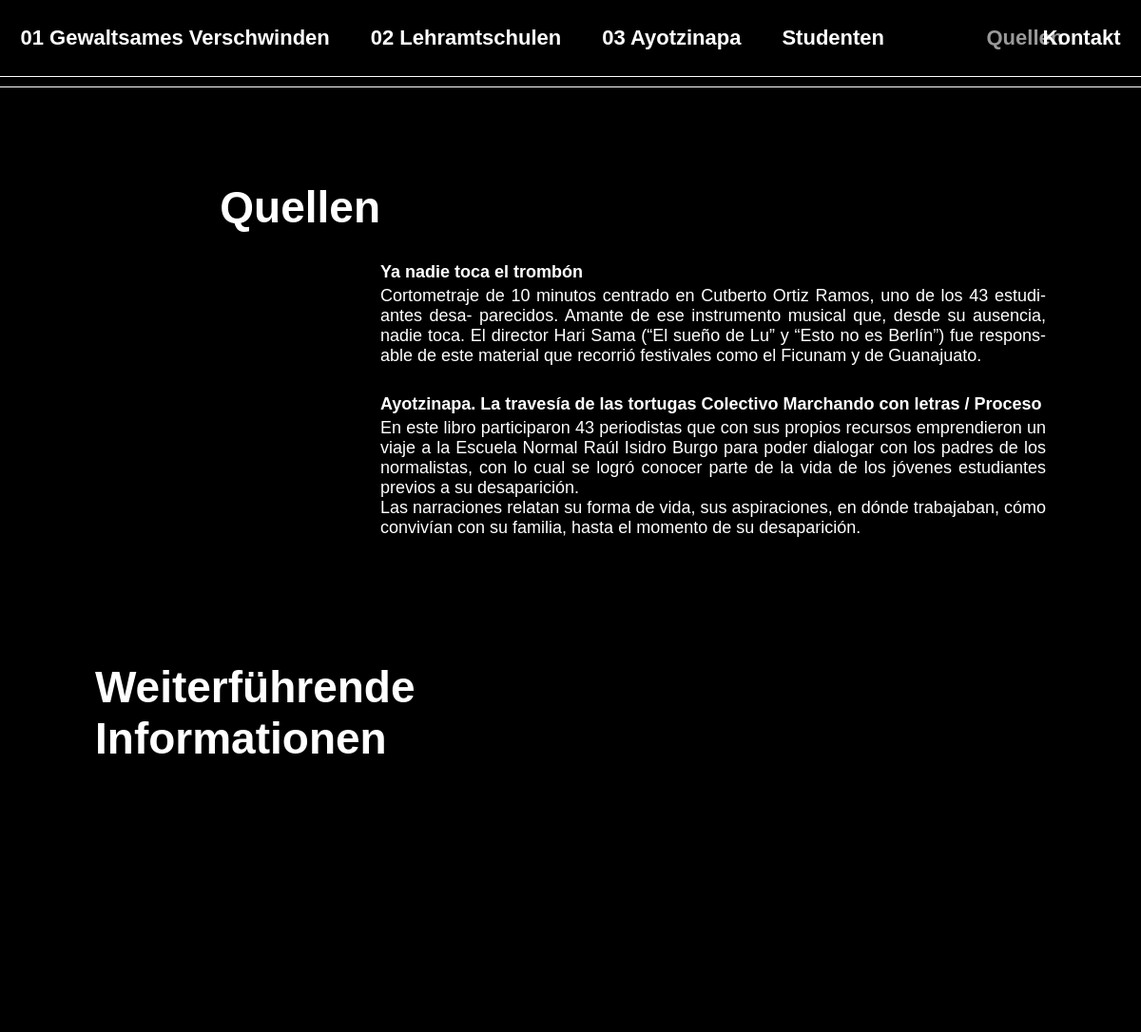
The app's page /source/ (upper part), older data.
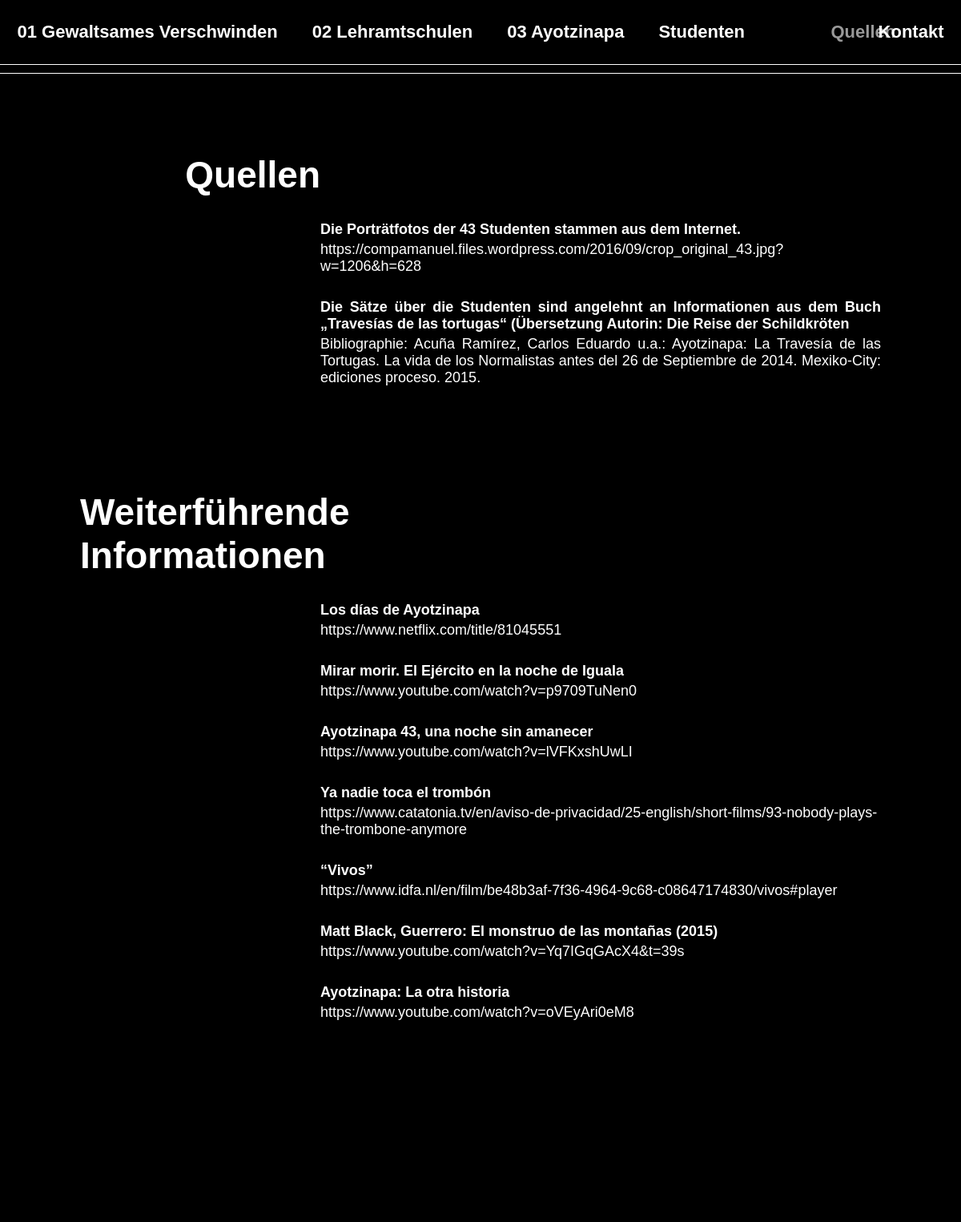
The same page, newer data.
### main/models.py (models this page shows, shortened)
class Page(models.Model):
    PAGES = [
    ('home', 'Gewaltsames Verschwinden'),
    ('school', 'Lehramtschulen'),
    ('ayotzinapa', 'Ayotzinapa'),
    ('students', 'Studenten'),
    ('source', 'Quellen'),
    ('contact', 'Kontakt'),
    ('impressum', 'Impressum'),
    ('legal', 'Data protection'),
]
    title = models.CharField(max_length=20, choices=PAGES, default='home')
    text = models.TextField(blank=True)
    image = models.ImageField(blank=True, null=True, upload_to= 'uploads/')
    image_alt = models.CharField(max_length=50, blank=True)
    source = models.TextField(blank=True)
    class Meta:
        verbose_name = 'Seite'
        verbose_name_plural = 'Seiten'

class Source(models.Model):
    title = models.CharField(max_length=150)
    text = models.TextField()
    class Meta:
        verbose_name = 'Quelle'
        verbose_name_plural = 'Quellen'

class moreInformation(models.Model):
    title = models.CharField(max_length=100)
    link = models.URLField()
    class Meta:
        verbose_name = 'Mehr Informationen'
        verbose_name_plural = 'Mehr Informationen'

### main/views.py (the view)
# urls.py: path('source/', source, name='source'),
def source (request):
    page = Page.objects.get(title='source')
    sources = Source.objects.all()
    moreInfos = moreInformation.objects.all()
    return render (request, 'source.html', {'page': page, 'sources': sources, 'moreInfos': moreInfos})

### main/templatetags/markdown_extras.py (called while the page is built)
@register.filter()
@stringfilter
def convert_markdown(value):
    return markdown.markdown(value)

### main/templates/source.html (shortened to what this page needs)
{% extends 'page.html' %}
{% load markdown_extras %}
{% block load %}quellen{% endblock %}
{% block stylesheets %}
<link rel="stylesheet" href="../static/style/source.css">
{% endblock %}
{% block content %}
<div class="grid-template max-width fontsize-timetable mb-100">
    <h1 class="page-title">{{ page.get_title_display }}</h1>
    <div class="sources page-text">
        {% for source in sources %}
        <div class="source">
            <strong>{{ source.title }}</strong>
            <div>{{ source.text | convert_markdown | safe }}</div>
        </div>
        {% endfor %}
    </div>
</div>
<div class="grid-template max-width">
    <h1 class="page-title">Weiterführende Informationen</h1>
    <div class="page-text fontsize-timetable gap-source">
        {% for source in moreInfos %}
        <div class="source">
            <strong>{{ source.title }}</strong>
            <a href="{{ source.link }}">{{ source.link }}</a>
        </div>
        {% endfor %}
    </div>
</div>
{% endblock %}

### main/templates/page.html (shortened to what this page needs)
{% load markdown_extras %}
<!DOCTYPE html>
<html lang="en">
<head>
    <link rel="stylesheet" href="../static/style/generalStyle.css">
    <link rel="stylesheet" href="../static/style/header.css">
    {% block stylesheets %}
    {% endblock %}
</head>
<body onload="init('{% block load %}{% endblock %}')">
    <header>
        <nav>
            <ul>
                <li><a id="verschwinden" href="{% url 'home' %}">01 Gewaltsames Verschwinden</a></li>
                <li><a id="" href="{% url 'school' %}">02 Lehramtschulen</a></li>
                <li><a id="ayotzinapa" href="{% url 'ayotzinapa' %}">03 Ayotzinapa</a></li>
                <li><a id="students" href="{% url 'students' %}">Studenten</a></li>
                <li><a class="ml-6" id="quellen" href="{% url 'source' %}">Quellen</a></li>
                <li><a id="contact" href="{% url 'contact' %}">Kontakt</a></li>
            </ul>
        </nav>
    </header>
    <div class="doppel-line"></div>
    <main>
        {% block content %}
        {% endblock %}
    </main>
</body>
</html>

### main/static/style/generalStyle.css (style rules this page uses)
:root { --background-color-header: rgb(0, 0, 0); --background-color-body: black; --header-height: 80px; --text-color: white; --max-content-width: 1000px; --font-size: 22px; --font-size-time-table: 18px; --opacity: 0.6; }
body { margin: 0; font-family: Helvetica, Arial, sans-serif; min-height: calc(100vh - var(--header-height)); background-color: var(--background-color-body); color: var(--text-color); display: flex; flex-direction: column; align-items: center; font-size: var(--font-size); }
a { color: white; }
p { margin-block-start: 21px; margin-block-end: 0; }
main { width: 100%; display: flex; justify-content: center; flex-direction: column; padding: 160px 100px; box-sizing: border-box; }
h1 { font-size: 46px !important; }
.max-width { max-width: var(--max-content-width); }
.grid-template { display: grid; grid-template-columns: 300px auto; }
.page-title { grid-row-start: 1; grid-column-start: 1; text-align-last: right; }
.page-text { grid-row-start: 2; grid-column-start: 2; hyphens: auto; text-align: justify; }
.mb-100 { margin-bottom: 100px; }
.opacity { opacity: var(--opacity); }
ul { margin-block-start: 0; margin-block-end: 5px; padding-inline-start: 20px; }
.fontsize-timetable { font-size: var(--font-size-time-table); }

### main/static/style/header.css (style rules this page uses)
header { position: fixed; top: 0; left: 0; right: 0; background-color: var(--background-color-header); height: var(--header-height); display: flex; align-items: center; z-index: 10; }
header nav { width: 100%; }
header ul { display: flex; list-style: none; width: 100%; justify-content: space-around; margin-block-start: 0; margin-block-end: 0; padding-inline-start: 0; }
header nav a { cursor: pointer; color: white; font-weight: bold; text-decoration: none; }
.doppel-line { width: 100vw; border-bottom: 1px solid white; border-top: 1px solid white; height: 10px; background-color: var(--background-color-header); margin-top: var(--header-height); margin-bottom: 60px; position: fixed; z-index: 10; }
.ml-6 { margin-left: 80%; }

### main/static/style/source.css (style rules this page uses)
.source { display: flex; flex-direction: column; gap: 4px; }
.sources { display: flex; flex-direction: column; gap: 30px; }
.gap-source { display: flex; flex-direction: column; gap: 30px; }
.source a { text-decoration: none; }
p { margin-block-start: 0; }
.gap-source a { text-decoration: none; }

Row changes from the older to the newer data that the page shows:
removed Source: title "Ya nadie toca el trombón", text|convert_markdown "Cortometraje de 10 minutos centrado en Cutberto Ortiz Ramos, uno de los 43 estudiantes desa- parecidos. Amante de ese instrumento musical que, desde su ausencia, nadie toca. El director Hari Sama (“El sueño de Lu” y “Esto no es Berlín”) fue responsable de este material que recorrió festivales como el Ficunam y de Guanajuato."
removed Source: title "Ayotzinapa. La travesía de las tortugas Colectivo Marchando con letras / Proceso", text|convert_markdown "En este libro participaron 43 periodistas que con sus propios recursos emprendieron un viaje a la Escuela Normal Raúl Isidro Burgo para poder dialogar con los padres de los normalistas, con lo cual se logró conocer parte de la vida de los jóvenes estudiantes previos a su desaparición. Las narraciones relatan su forma de vida, sus aspiraciones, en dónde trabajaban, cómo convivían con su familia, hasta el momento de su desaparición."
added Source: title "Die Porträtfotos der 43 Studenten stammen aus dem Internet.", text|convert_markdown "https://compamanuel.files.wordpress.com/2016/09/crop_original_43.jpg?w=1206&h=628"
added Source: title "Die Sätze über die Studenten sind angelehnt an Informationen aus dem Buch „Travesías de las tortugas“ (Übersetzung Autorin: Die Reise der Schildkröten", text|convert_markdown "Bibliographie: Acuña Ramírez, Carlos Eduardo u.a.: Ayotzinapa: La Travesía de las Tortugas. La vida de los Normalistas antes del 26 de Septiembre de 2014. Mexiko-City: ediciones proceso. 2015."
added moreInformation: title "Los días de Ayotzinapa", link "https://www.netflix.com/title/81045551"
added moreInformation: title "Mirar morir. El Ejército en la noche de Iguala", link "https://www.youtube.com/watch?v=p9709TuNen0"
added moreInformation: title "Ayotzinapa 43, una noche sin amanecer", link "https://www.youtube.com/watch?v=lVFKxshUwLI"
added moreInformation: title "Ya nadie toca el trombón", link "https://www.catatonia.tv/en/aviso-de-privacidad/25-english/short-films/93-nobody-plays-the-trombone-anymore"
added moreInformation: title "“Vivos”", link "https://www.idfa.nl/en/film/be48b3af-7f36-4964-9c68-c08647174830/vivos#player"
added moreInformation: title "Matt Black, Guerrero: El monstruo de las montañas (2015)", link "https://www.youtube.com/watch?v=Yq7IGqGAcX4&t=39s"
added moreInformation: title "Ayotzinapa: La otra historia", link "https://www.youtube.com/watch?v=oVEyAri0eM8"
